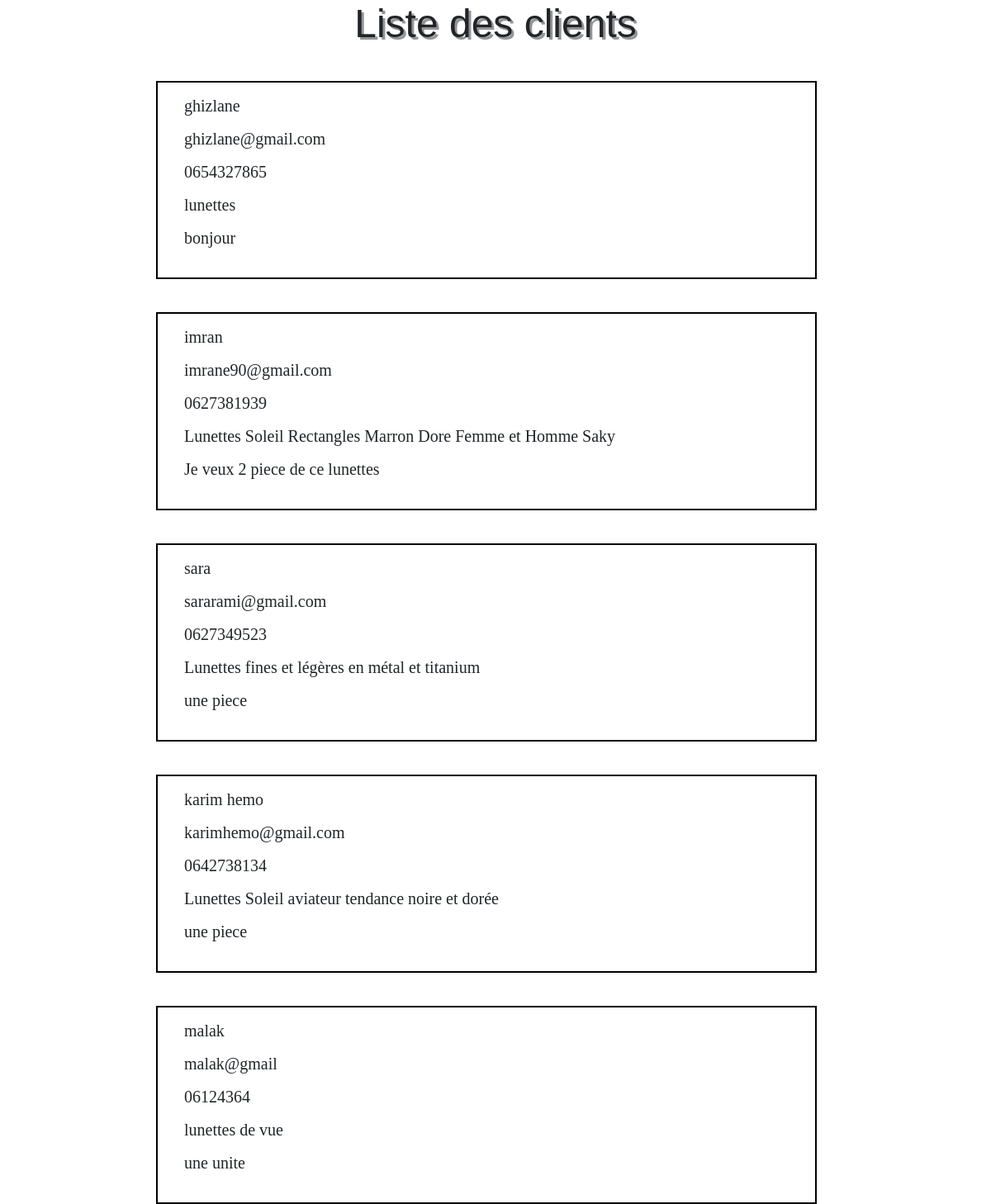
Screenshot of /message with the database file from the repository.
### server.py (models this page shows)
class Shop(db.Model):
    id = db.Column(db.Integer,primary_key=True)
    name= db.Column(db.String(70),nullable=False)
    email=db.Column(db.String(120),unique=True,nullable=False)
    phone=db.Column(db.String(20),nullable=False)
    product=db.Column(db.String(120),nullable=False)
    messagee=db.Column(db.String(120),nullable=False)

### server.py (the view)
@app.route("/message")
def message():
    msg=Shop.query.all()
    return render_template("message.html",msg=msg)

### templates/message.html (shortened to what this page needs)
<!DOCTYPE html>
<html lang="en">
<head>
        <link rel="stylesheet" href="https://stackpath.bootstrapcdn.com/bootstrap/4.5.0/css/bootstrap.min.css"
>
        <link rel="stylesheet" href="https://unpkg.com/aos@2.3.1/dist/aos.css">
        <link rel="stylesheet" href="static/css/style.css">
</head>
<body>
    <h1 style="text-align: center;">Liste des clients</h1>
    <div class="container">
        {% for m in msg %}
        <div  class="justify-content-center" style="border: 2px solid black; text-align:justify; margin-top: 40px; width: 50rem; height: 15rem;margin-left: 9rem; ">
            <h5>{{m.name}} </h5>
            <h5>{{m.email}} </h5>
            <h5>{{m.phone}} </h5>
            <h5> {{m.product}} </h5>
            <h5> {{m.messagee}} </h5>
        </div>
        {% endfor %}
    </div>
</body>
</html>

### static/css/style.css (style rules this page uses)
body { box-sizing:border-box; font-family:Arial, Helvetica, sans-serif; }
body { background-color: white; }
h1 { font-family:"Comic Sans MS", cursive, sans-serif ; font-size: 3rem; text-shadow: 3px 3px rgb(149, 148, 150); }
h5 { font-family: Cambria, Cochin, Georgia, Times, 'Times New Roman', serif; margin-top: 1rem; margin-left:2rem ; }

### rows the page displays
Shop: name "ghizlane", email "ghizlane@gmail.com", phone "0654327865", product "lunettes", messagee "bonjour"
Shop: name "imran", email "imrane90@gmail.com", phone "0627381939", product "Lunettes Soleil Rectangles Marron Dore Femme et Homme Saky", messagee "Je veux 2 piece de ce lunettes"
Shop: name "sara", email "sararami@gmail.com", phone "0627349523", product "Lunettes fines et légères en métal et titanium", messagee "une piece"
Shop: name "karim hemo", email "karimhemo@gmail.com", phone "0642738134", product "Lunettes Soleil aviateur tendance noire et dorée", messagee "une piece"
Shop: name "malak", email "malak@gmail", phone "06124364", product "lunettes de vue", messagee "une unite"
